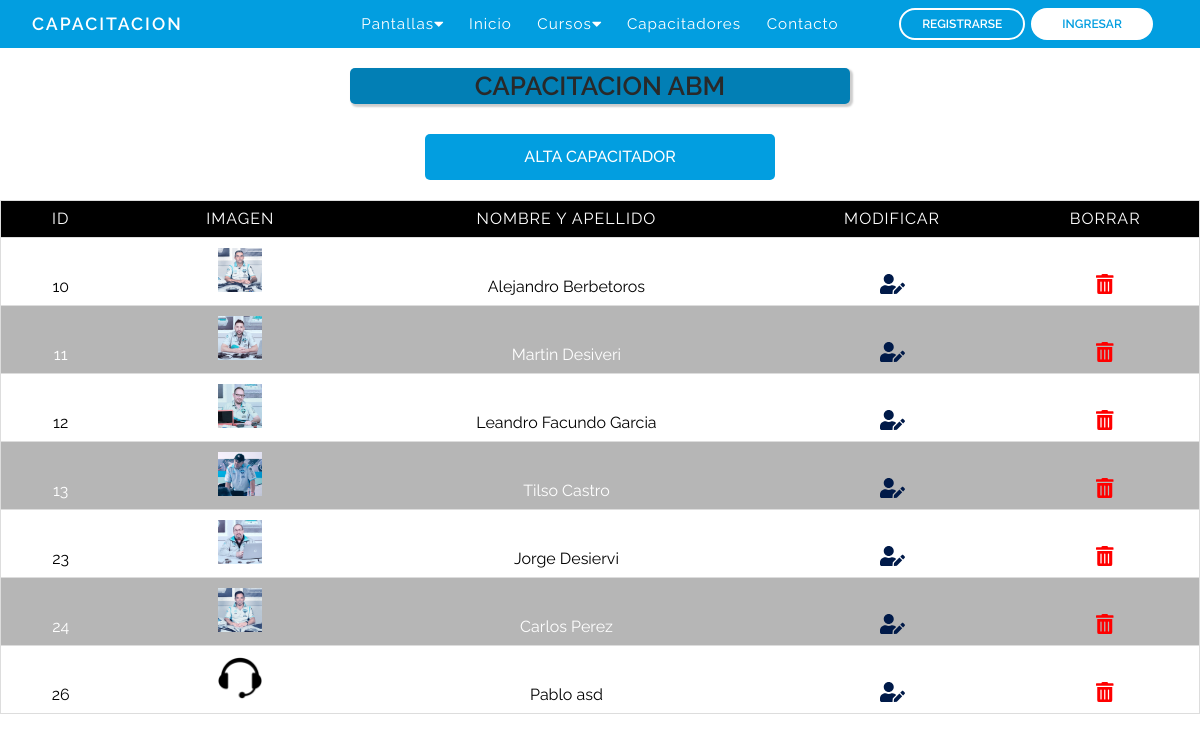
/abmCapacitadores.php, run on the app's committed database.
### tables this page shows
CREATE TABLE `capacitadores` (
  `id` int(10) NOT NULL,
  `nombre` varchar(120) NOT NULL,
  `apellido` varchar(120) NOT NULL,
  `cuil_cuit` int(11) NOT NULL,
  `imagen` varchar(255) NOT NULL DEFAULT 'usersNone.png',
  `telefono` varchar(12) NOT NULL,
  `direccion` varchar(120) NOT NULL,
  `codigo_postal` varchar(10) NOT NULL,
  `email` varchar(120) NOT NULL,
  `especialidad` varchar(255) NOT NULL,
  `descripcion` varchar(1000) NOT NULL,
  `provincia` varchar(60) NOT NULL,
  `fecha_alta` date NOT NULL DEFAULT current_timestamp(),
  `fecha_baja` date NOT NULL
);

### abmCapacitadores.php (the view, shortened to what this page needs)
<?php
require_once('bd/conexion.php');
$consulta = $pdo->prepare('SELECT id, imagen, nombre, apellido FROM capacitadores');
$consulta -> execute();
?>
<!DOCTYPE html>
<html lang="es">
<head>
	<link rel="stylesheet" href="css/reset.css">
	<link rel="stylesheet" type="text/css" href="css/abm.css">
</head>
</body>
<body>
		<?php require_once("nav.php") ?>
		<div class="cont_title">
			<p>CAPACITACION ABM</p>
		</div>
			<div class="contenedor">
			<a href="formularioCapacitador.php" class="btnAlta">ALTA CAPACITADOR</a>
		<table border="1">
			<thead>
				<tr>
					<th class="Id">Id</th>
					<th class="Imagen">Imagen</th>
					<th class="NombreApellido">Nombre y apellido</th>
					<th class="Borrar">Modificar</th>
					<th class="Editar">Borrar</th>
				</tr>
			</thead>
			<tbody>
				<tr>
				<?php while ($datos = $consulta->fetch(PDO::FETCH_ASSOC)) { ?>
					<td class="id" data-label="id"><?= $datos['id'] ?></td>
					<td class="imagen" ><img width="20%" src="images/capacitadores/<?= $datos['imagen'] ?>" alt=""></td>
					<td class="nombreApellido" data-label="Nombre y Apellido"><?= $datos['nombre'].' '.$datos['apellido'] ?></td>
					<td class="Editar"><a href="<?= 'editCapacitador.php?id='.$datos['id'] ?>"><i class="fas fa-user-edit edit"></i></a></td>
					<td class="Borrar"><a onclick="return confirma()" href="<?= 'deleteCapacitadores.php?id='.$datos['id'] ?>"><i class="fas fa-trash-alt  borrar "></i></a></td>
				</tr>
				<?php } ?>
			</tbody>
		</table>
	</div>
</body>
</html>

### css/abm.css (style rules this page uses)
* { font-family: 'Raleway', sans-serif !important; font-size: 16px; }
.cont_title { text-align: center; display: flex; justify-content: center; font-family: 'Raleway', sans-serif !important; }
.cont_title p { max-width: 1200px; border-radius: 5px; color: rgb(41, 41, 41);; width: 500px; font-size: 26px; font-weight: 600; background-color: #027fb5;; box-shadow: 2px 2px 2px 1px rgba(0, 0, 0, 0.2); padding: 5px; margin: 20px 10px 10px 10px; }
.btnAlta { display: block; background-color: #029ee0; width: 200px; border: none; color: #ffffff; font-weight: 500; padding: 12px 10px; text-decoration: none; font-size: 20px; border-radius: 5px; margin: 20px 0 0 0; text-align: center; }
.contenedor { display: flex; flex-wrap: wrap; justify-content: center; }
.btnAlta { background-color: #029ee0; width: 350px; border: none; color: white; font-weight: 500; padding: 15px 12px; text-decoration: none; font-size: 16px; border-radius: 5px; margin: 20px 0 20px 0; text-align: center; }
table { max-width: 1200px; border: 1px solid #ccc; width: 100%; margin: 0; padding: 0; border-collapse: collapse; border-spacing: 0; }
table tr { border: 1px solid #ddd; padding: 5px; }
table td, table th { text-align: center; padding: 10px; }
.id { width: 10%; }
table th { text-transform: uppercase; font-family: 18px; letter-spacing: 1px; background-color: #000000; color: #fff }
.imagen { width: 20%; }
.edit { text-decoration: none; color: #001a49; font-size: 20PX; }
.borrar { text-decoration: none; color: red; font-size: 20PX; }

### css/nav.css (style rules this page uses)
* { padding: 0; margin: 0; box-sizing: border-box; }
a { text-decoration: none; }

### data on the page
capacitadores: id "10", imagen (picture), nombre "Alejandro", apellido "Berbetoros"
capacitadores: id "11", imagen (picture), nombre "Martin", apellido "Desiveri"
capacitadores: id "12", imagen (picture), nombre "Leandro Facundo", apellido "Garcia"
capacitadores: id "13", imagen (picture), nombre "Tilso", apellido "Castro"
capacitadores: id "23", imagen (picture), nombre "Jorge", apellido "Desiervi"
capacitadores: id "24", imagen (picture), nombre "Carlos", apellido "Perez"
capacitadores: id "26", imagen (picture), nombre "Pablo", apellido "asd"
